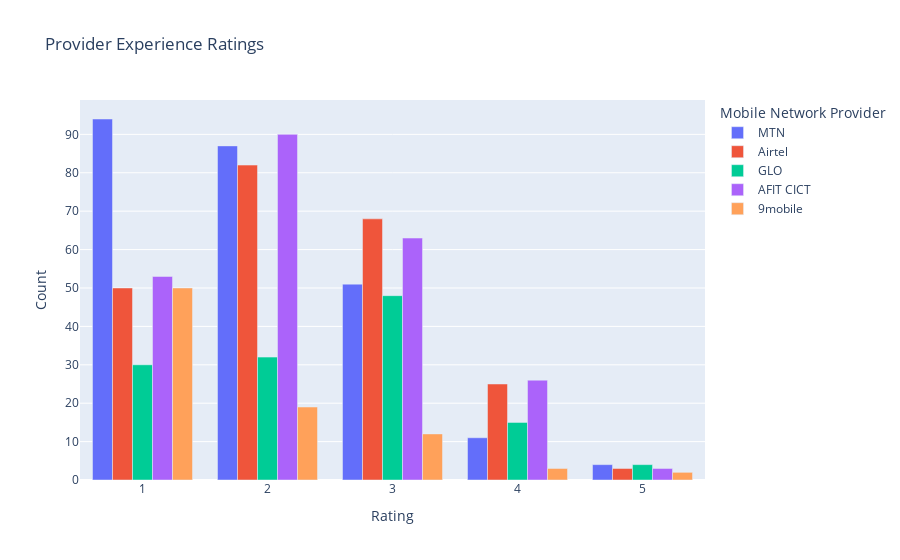

Source (notebook cell):
### Code cell
# Prepare data for Plotly
ratings = provider_experience_counts.index.tolist()
providers = provider_experience_counts.columns.tolist()

fig = go.Figure()

for provider in providers:
    fig.add_trace(go.Bar(x=ratings, y=provider_experience_counts[provider], name=provider,
                         hovertemplate=f'Network: {provider}<br>: %{{y}}<extra></extra>'))

fig.update_layout(
    title='Provider Experience Ratings',
    xaxis_title='Rating',
    yaxis_title='Count',
    legend_title='Mobile Network Provider',
    barmode='group' # To show bars side by side for different providers
)

iplot(fig)

### Figure 1 — Plotly figure (JSON) as saved in the notebook; plotly's stock layout.template omitted (floating-point values rounded to 4 significant figures)
{"data": [{"hovertemplate": "Network: MTN<br>: %{y}<extra></extra>", "name": "MTN", "type": "bar", "x": [1, 2, 3, 4, 5], "y": [94, 87, 51, 11, 4]}, {"hovertemplate": "Network: Airtel<br>: %{y}<extra></extra>", "name": "Airtel", "type": "bar", "x": [1, 2, 3, 4, 5], "y": [50, 82, 68, 25, 3]}, {"hovertemplate": "Network: GLO<br>: %{y}<extra></extra>", "name": "GLO", "type": "bar", "x": [1, 2, 3, 4, 5], "y": [30, 32, 48, 15, 4]}, {"hovertemplate": "Network: AFIT CICT<br>: %{y}<extra></extra>", "name": "AFIT CICT", "type": "bar", "x": [1, 2, 3, 4, 5], "y": [53, 90, 63, 26, 3]}, {"hovertemplate": "Network: 9mobile<br>: %{y}<extra></extra>", "name": "9mobile", "type": "bar", "x": [1, 2, 3, 4, 5], "y": [50, 19, 12, 3, 2]}], "layout": {"barmode": "group", "legend": {"title": {"text": "Mobile Network Provider"}}, "title": {"text": "Provider Experience Ratings"}, "xaxis": {"title": {"text": "Rating"}}, "yaxis": {"title": {"text": "Count"}}}}
